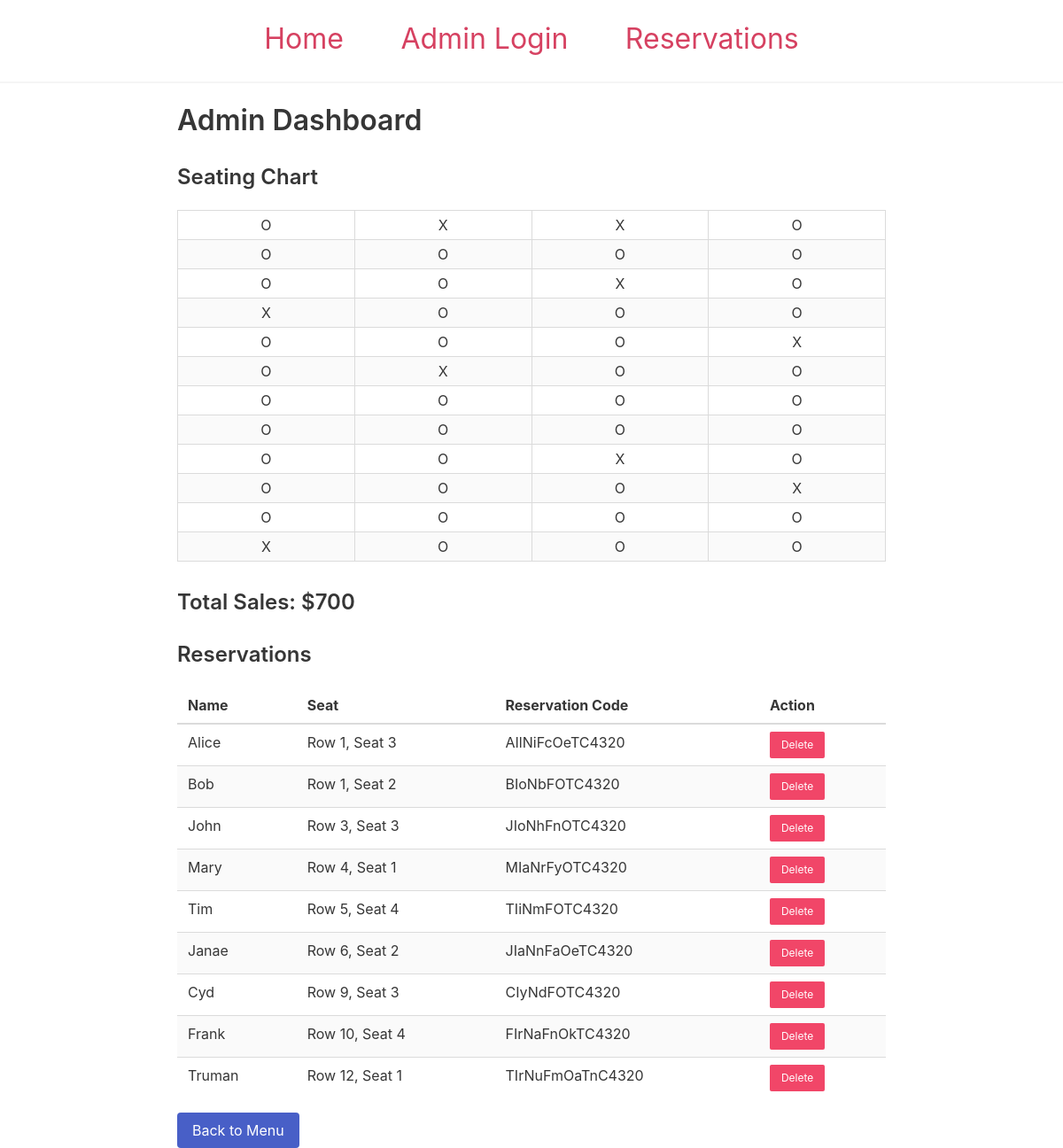
The app's page /admin (signed in), older data.
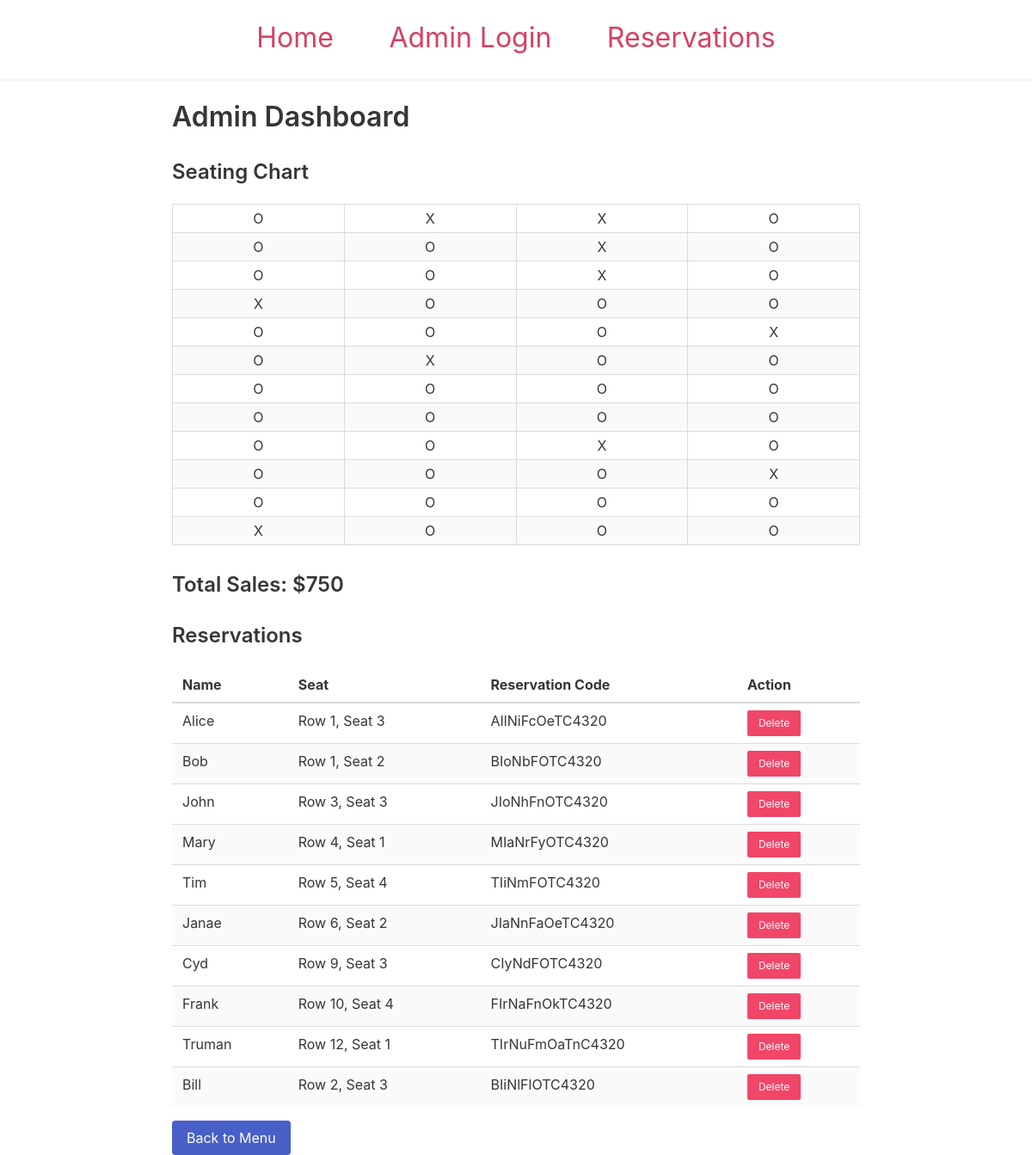
The same page, newer data.
### tables this page shows
CREATE TABLE reservations (
    id INTEGER PRIMARY KEY AUTOINCREMENT,
    passengerName TEXT NOT NULL,
    seatRow INTEGER NOT NULL,
    seatColumn INTEGER NOT NULL,
    eTicketNumber TEXT NOT NULL,
    created TIMESTAMP NOT NULL DEFAULT CURRENT_TIMESTAMP
);

### FinalProject.py (the view)
@app.route('/admin')
def admin_dashboard():
    if 'admin' not in session:
        return redirect(url_for('login'))
    reservations = get_reservations()
    chart, total_sales = generate_chart_and_sales(reservations)
    return render_template('admin.html', chart=chart, reservations=reservations, total_sales=total_sales)

### FinalProject.py (called while the page is built)
def get_reservations():
    conn = sqlite3.connect(DB_PATH)
    cursor = conn.cursor()
    cursor.execute("SELECT * FROM reservations")
    rows = cursor.fetchall()
    conn.close()
    return rows

def generate_chart_and_sales(reservations):
    chart = [['O' for _ in range(4)] for _ in range(12)]
    cost_matrix = get_cost_matrix()
    total_sales = 0
    for r in reservations:
        row, col = r[2], r[3]
        chart[row][col] = 'X'
        total_sales += cost_matrix[row][col]
    return chart, total_sales

def get_cost_matrix():
    return [[100, 75, 50, 100] for _ in range(12)]

### templates/admin.html (shortened to what this page needs)
{% extends "base.html" %}
{% block content %}
<h2 class="title is-3">Admin Dashboard</h2>
<h3 class="title is-4">Seating Chart</h3>
<table class="table is-bordered is-striped is-narrow is-hoverable">
  <tbody>
    {% for row in chart %}
    <tr>
      {% for seat in row %}
      <td class="has-text-centered">{{ seat }}</td>
      {% endfor %}
    </tr>
    {% endfor %}
  </tbody>
</table>
<h3 class="title is-4">Total Sales: ${{ total_sales }}</h3>
<h3 class="title is-4">Reservations</h3>
<table class="table is-fullwidth is-striped">
  <thead>
    <tr>
      <th>Name</th>
      <th>Seat</th>
      <th>Reservation Code</th>
      <th>Action</th>
    </tr>
  </thead>
  <tbody>
    {% for r in reservations %}
    <tr>
      <td>{{ r[1] }}</td>
      <td>Row {{ r[2]+1 }}, Seat {{ r[3]+1 }}</td>
      <td>{{ r[4] }}</td>
      <td>
        <form method="POST" action="{{ url_for('delete_reservation', res_id=r[0]) }}">
          <button class="button is-danger is-small">Delete</button>
        </form>
      </td>
    </tr>
    {% endfor %}
  </tbody>
</table>
<a class="button is-link" href="{{ url_for('index') }}">Back to Menu</a>
{% endblock %}

### templates/base.html (shortened to what this page needs)
<!DOCTYPE html>
<html lang="en">
<head>
    <link rel="stylesheet" href="https://cdnjs.cloudflare.com/ajax/libs/bulma/0.7.2/css/bulma.min.css" />
</head>
<body>
    <nav class="has-text-centered">
        <a href="{{ url_for('index') }}">Home</a>
        <a href="{{ url_for('login') }}">Admin Login</a>
        <a href="{{ url_for('reservations') }}">Reservations</a>
    </nav>
    <hr>
    <div class="content">
        {% block content %}{% endblock %}
    </div>
</body>
</html>

### templates/base.html (style rules this page uses)
nav a { color: #d64161; font-size: 2em; margin: 0 30px; text-decoration: none; }
nav { margin: 20px 0; }
.content { max-width: 800px; margin: auto; }

Row changes from the older to the newer data that the page shows:
added reservations: passengerName "Bill", r[2]+1 "2", r[3]+1 "3", eTicketNumber "BIiNlFlOTC4320"
Text that changed along with them:
{{ total_sales }}: "700" → "750"
list line gone: "O"
new list line: "X"
